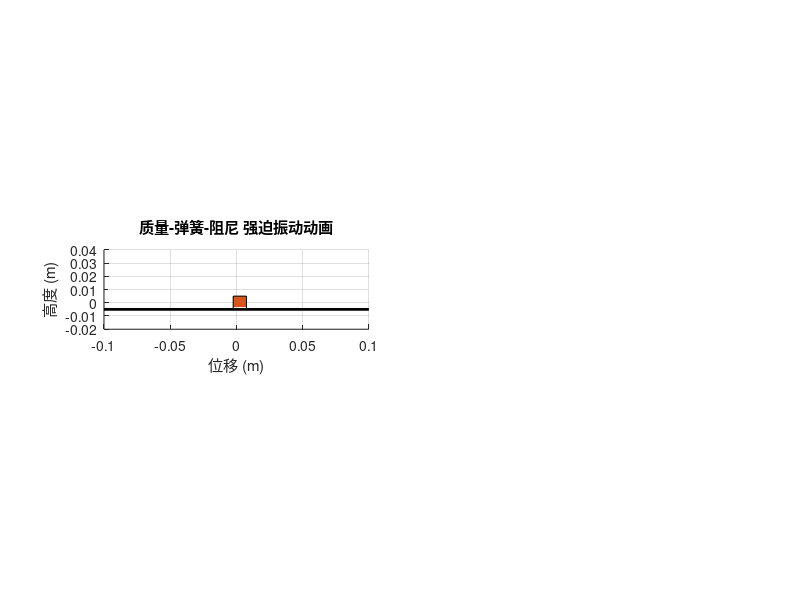

MATLAB code for this plot: (Note: this script raises an error after producing the figure.)
clc; clear; close all;

%% 参数设定 Parameters
m = 0.1;               % 质量 Mass (kg)              % 质量 (kg)
k = 100;               % 弹簧刚度 Spring stiffness (N/m)  % 弹簧刚度 (N/m)
c = 0.5;               % 阻尼系数 Damping coefficient    % 阻尼系数 (N·s/m)
F0 = 1.0;              % 驱动力幅值 Driving force amplitude % 驱动力幅值 (N)
f = 5.03;              % 驱动频率 Driving frequency (Hz)   % 驱动频率 (Hz)
omega = 2*pi*f;        % 驱动角频率 Angular frequency       % 驱动角频率 (rad/s)
dt = 0.002;            % 时间步长 Time step (s)            % 时间步长 (s)
t_end = 10;            % 仿真总时间 Total simulation time     % 仿真总时间 (s)
margin = 0.1;         % 动态 x 轴窗口边界 Window margin    % 动态 x 轴窗口边界 (m)

%% 初始条件 Initial conditions
x = 0;                 % 位移 Displacement            % 位移 (m)
v = 0;                 % 速度 Velocity                 % 速度 (m/s)
time = 0:dt:t_end;     
N = length(time);
x_save = zeros(size(time));
F_drive = zeros(size(time));
gif_filename = 'm033_Forced_eraser_stick_slip_animation_Subplot_disp_force.gif';  % 保存的 GIF 文件名

%% 数值积分求解 Forced vibration integration
for i = 1:N
    t = time(i);
    % 外力 F = F0 * cos(omega * t)
    Fd = F0 * cos(omega * t);
    % 弹簧力 Fs = -k * x
    Fs = -k * x;
    % 加速度 a = (F_drive + F_spring - c*v) / m
    a = (Fd + Fs - c * v) / m;
    % 前向欧拉积分
    v = v + a * dt;
    x = x + v * dt;

    x_save(i) = x;
    F_drive(i) = Fd;
end

%% 绘图与动画设置 / Plot & Animation Setup
hFig = figure('Position',[100,100,1300,400], ...
              'CloseRequestFcn',@onFigureClose);  % 点击 X 时调用 / Close callback

% 左侧：动画动画子图 Animation subplot
subplot(1,2,1);
hold on; grid on; axis equal;
xlabel('位移 (m)'); ylabel('高度 (m)');
title('质量-弹簧-阻尼 强迫振动动画');
xlim([-margin, margin]);
ylim([-0.02, 0.04]);
% 地面
plot([-margin, margin], [-0.005, -0.005], 'k', 'LineWidth',2);
% 质量块
mass_rect = rectangle('Position',[x_save(1)-0.005/2, -0.005, 0.01, 0.01], ...
    'FaceColor',[0.85 0.33 0.1]);
% 弹簧
[sx, sy] = getSpringPoints(0, x_save(1), 0.005, 4, 0.002, 50);
spring_line = plot(sx, sy, 'm', 'LineWidth',2);
% 驱动力箭头
drive_arrow = quiver(x_save(1), 0.015, F_drive(1)*0.01, 0, ...
    'LineWidth',2, 'Color','b', 'MaxHeadSize',2);
drive_text = annotation('textbox',[0.05,0.80,0.15,0.05], ...
    'String','驱动力: 0 N','EdgeColor','none','FontSize',10,'Color','b');

% 右侧：位移与驱动力随时间变化 Time response subplot
subplot(1,2,2);
hold on; grid on;
title('位移与驱动力随时间变化');
xlabel('时间 (s)');
yyaxis left
ylabel('位移 (m)');
ylim([-0.1, 0.1]);
h_disp = plot(time, x_save, 'r', 'LineWidth',1.2);
yyaxis right
ylabel('驱动力 (N)');
h_drive = plot(time, F_drive, 'b--', 'LineWidth',1.2,'Color',[0 0 1 0.5]);
legend([h_disp,h_drive], {'位移 x','驱动力 F_0 cos(\omega t)'}, ...
    'Location','northeast');
xlim([0 t_end]);

% 动画循环
for i = 1:10:N
    % —— 检查窗口是否已被关闭 ——  
    if ~ishandle(hFig)
        break;   % 窗口不存在了，跳出循环
    end
    t = time(i);
    % 更新左侧动画
    subplot(1,2,1);
    mass_rect.Position = [x_save(i)-0.005/2, -0.005, 0.01, 0.01];
    [sx, sy] = getSpringPoints(0, x_save(i), 0.005, 4, 0.002, 50);
    set(spring_line, 'XData',sx,'YData',sy);
    set(drive_arrow, ...
        'XData', x_save(i), ...
        'UData', F_drive(i)*0.01);
    drive_text.String = sprintf('驱动力: %.2f N', F_drive(i));

    % 更新右侧曲线
    subplot(1,2,2);
    yyaxis left
    set(h_disp, 'XData', time(1:i), 'YData', x_save(1:i));
    yyaxis right
    set(h_drive, 'XData', time(1:i), 'YData', F_drive(1:i));

    drawnow;
    % —— 保存为 GIF ——  
    if t <= 5   % 只保存 5 秒内的动画
        frame = getframe(hFig);                 % 捕获当前 figure 内容
        im = frame2im(frame);                   % 转换为图像矩阵
        [imind, cm] = rgb2ind(im, 256);          % 转为索引图（256 色）
        delay_time = dt * 10;                    % 每帧延时 (s)，对应 i 步长=10
    
        if i == 1
            imwrite(imind, cm, gif_filename, 'gif', 'Loopcount', inf, 'DelayTime', delay_time);
        else
            imwrite(imind, cm, gif_filename, 'gif', 'WriteMode', 'append', 'DelayTime', delay_time);
        end
    end

end

%% --- 辅助函数：生成弹簧点坐标 ---  
function [xs, ys] = getSpringPoints(x_start, x_end, y0, N_coils, amplitude, numPoints)
    % getSpringPoints 生成弹簧曲线
    % xs, ys = getSpringPoints(x_start, x_end, y0, N_coils, amplitude, numPoints)
    % x_start,x_end：弹簧两端 x 坐标
    % y0：弹簧中心线垂直位置
    % N_coils：圈数
    % amplitude：振幅
    % numPoints：采样点数

    t = linspace(0,1,numPoints);
    xs = linspace(x_start, x_end, numPoints);
    ys = y0 + amplitude * sin(2*pi*N_coils*t);
end
%% —— 回调函数定义 ——  
function onFigureClose(src, ~)
    % 当点击 X 时触发
    % 直接删除 Figure，主循环里检测到无法句柄就会退出
    delete(src);
end